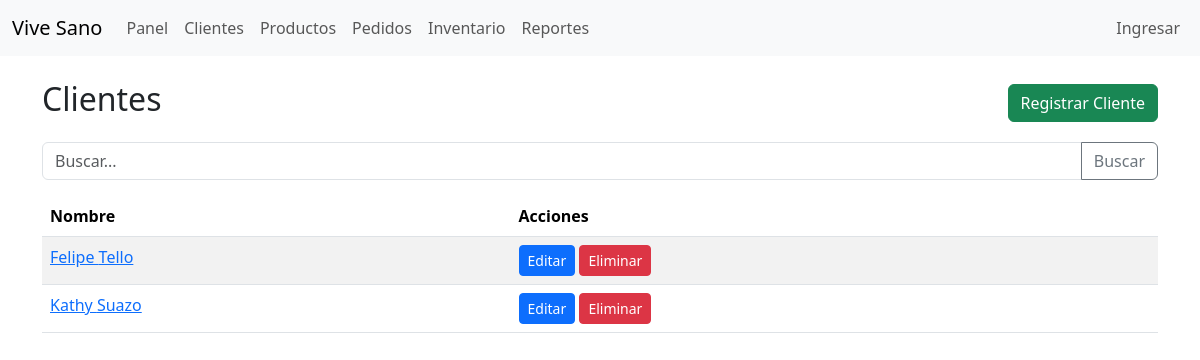
The app's page /clientes/listaClientes/, older data.
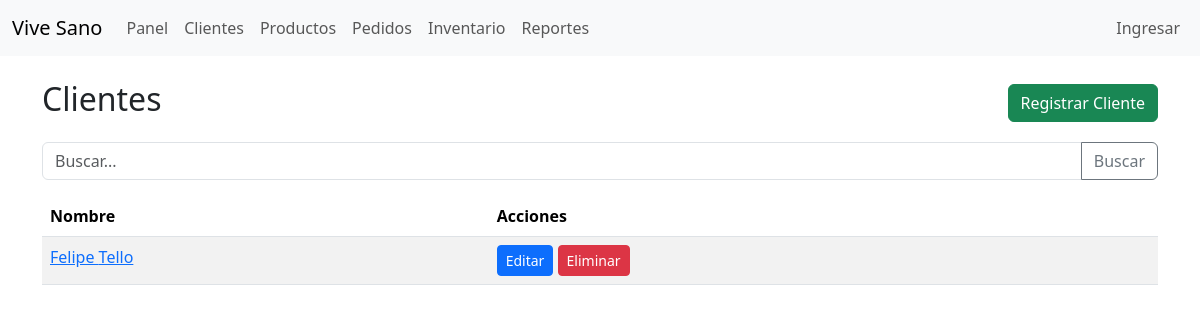
The same page, newer data.
### cliente/models.py (models this page shows, shortened)
class Cliente(models.Model):
    nombre_cliente = models.CharField(max_length=100, null = False, blank = False)
    apellido_cliente = models.CharField(max_length=100, null = False, blank = False)
    direccion_cliente = models.CharField(max_length=200)
    telefono_cliente = models.CharField(max_length=15)
    alergia_cliente = models.TextField(max_length=200, null = False, blank = False)

### cliente/views.py (the view)
# urls.py: path('listaClientes/', views.lista_clientes, name = 'lista_clientes'),
def lista_clientes(request):
    clientes = Cliente.objects.all()
    return render(request, 'cliente/listaClientes.html', {'clientes': clientes})

### cliente/templates/cliente/listaClientes.html (shortened to what this page needs)
{% extends 'base.html' %}
{% load static %}
{% block content %}
<div class="d-flex justify-content-between align-items-center">
    <h2>Clientes</h2>
    <a class="btn btn-success" href="/clientes/">Registrar Cliente</a>
</div>
<form class="mt-3 mb-3">
    <div class="input-group">
        <input name="busqueda" value="{{ busqueda }}" class="form-control" placeholder="Buscar...">
        <button class="btn btn-outline-secondary" type="submit">Buscar</button>
    </div>
</form>
<table class="table table-striped">
    <thead>
        <tr>
            <th>Nombre</th>
            <th>Acciones</th>
        </tr>
    </thead>
    <tbody>
        {% for x in clientes %}
        <tr>
            <td><a href="">{{ x.nombre_cliente }} {{ x.apellido_cliente }}</a></td>
            <td>
                <a class="btn btn-sm btn-primary" href="">Editar</a>
                <a class="btn btn-sm btn-danger" href="">Eliminar</a>
            </td>
        </tr>
        {% empty %}
        <tr><td colspan="4">No hay clientes.</td></tr>
        {% endfor %}
    </tbody>
</table>
{% endblock %}

Row changes from the older to the newer data that the page shows:
removed Cliente: nombre_cliente "Kathy", apellido_cliente "Suazo"
